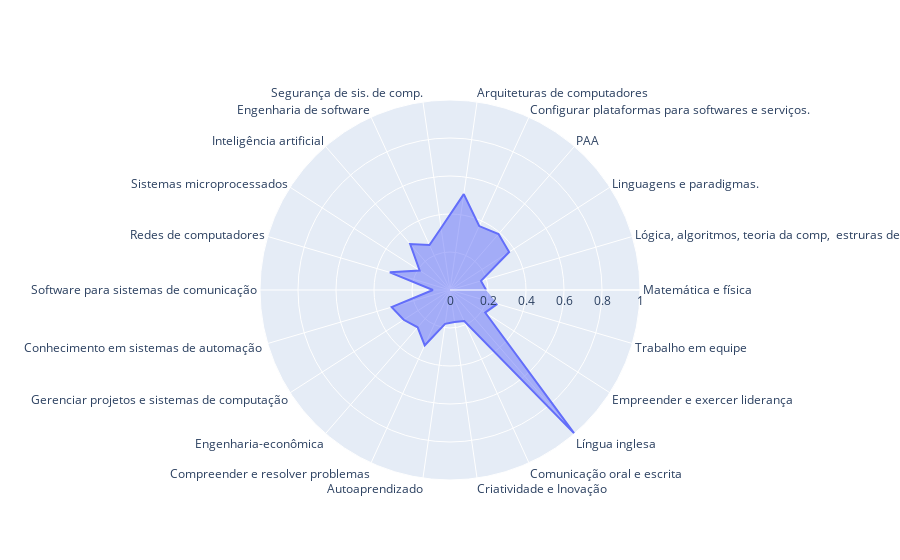

This figure's notebook cell:
### Markdown cell above
#### Visão do aluno

### Code cell
fig = go.Figure(data=go.Scatterpolar(
    r=list(comparacao_nota.values()),
    theta = list(comparacao_nota.keys()),
    fill='toself'
    ))

fig.update_layout(
  polar=dict(
    radialaxis=dict(
      visible=True
    ),
  ),
  showlegend=False
)

fig.show()

### Figure 1 — Plotly figure (JSON) as saved in the notebook; plotly's stock layout.template omitted (floating-point values rounded to 4 significant figures)
{"data": [{"fill": "toself", "r": [0.19, 0.17, 0.37, 0.39, 0.37, 0.51, 0.33, 0.26, 0.32, 0.19, 0.33, 0.09, 0.32, 0.29, 0.26, 0.32, 0.18, 0.17, 0.18, 1, 0.22, 0.26], "theta": ["Matemática e física", "Lógica, algoritmos, teoria da comp,  estruras de dados.", "Linguagens e paradigmas.", "PAA", "Configurar plataformas para softwares e serviços.", "Arquiteturas de computadores", "Segurança de sis. de comp.", "Engenharia de software", "Inteligência artificial", "Sistemas microprocessados", "Redes de computadores", "Software para sistemas de comunicação", "Conhecimento em sistemas de automação ", "Gerenciar projetos e sistemas de computação", "Engenharia-econômica", "Compreender e resolver problemas", "Autoaprendizado", "Criatividade e Inovação", "Comunicação oral e escrita", "Língua inglesa", "Empreender e exercer liderança", "Trabalho em equipe"], "type": "scatterpolar"}], "layout": {"polar": {"radialaxis": {"visible": true}}, "showlegend": false}}
